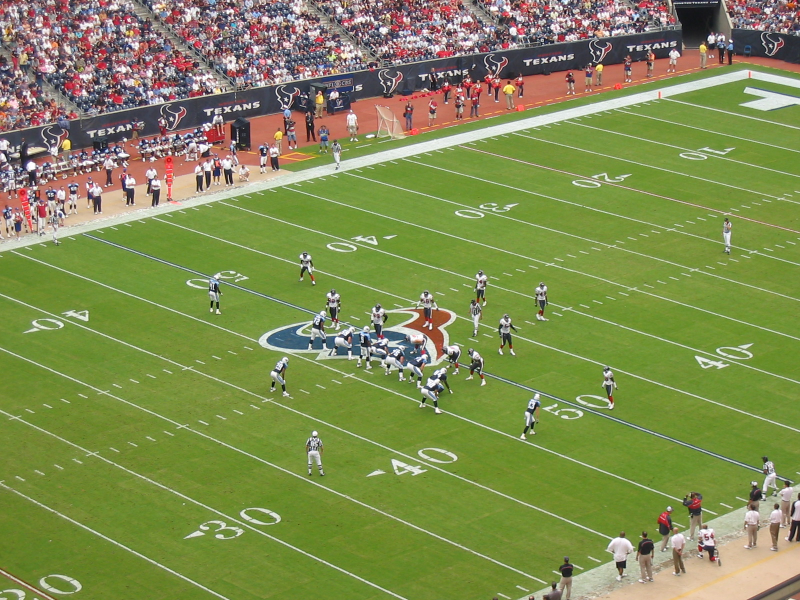
#> input picture Lab05/images/football.jpg, 1600 x 1200 px (shown at 1/2 size)
$ jupyter execute --allow-errors Lab05.ipynb   (shell and % lines are left out)
#> lines starting #> are read from the running program, lines starting #| are printed output that depends on the picture; after the words box and inside, x2 and y2 are one past the last pixel; in counts of white or black regions, pixels touching at a corner belong together
[cell 1]
from google.colab import drive
drive.mount('/content/drive')

import os


os.chdir('/content/drive/MyDrive/PR_202210835/Lab05')

[cell 2]
import cv2
from google.colab.patches import cv2_imshow

import numpy as np
import matplotlib.pyplot as plt
import math

## 05. HoughLine 활용하기

[cell 3]
# 1. img GRAYSCALE로 변환
img = cv2.imread('images/football.jpg')
#> img is the input picture: shape (1200, 1600, 3); mean B, G, R 81.6, 139.8, 128.4
img = cv2.resize(img, (0,0), fx=0.3, fy=0.3)
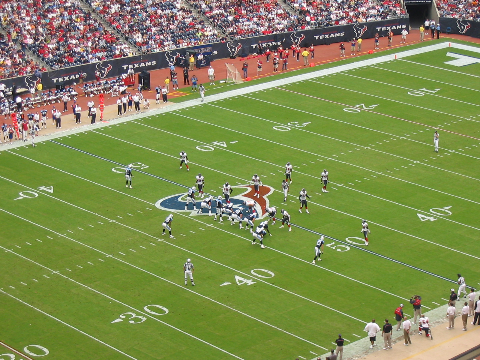
#> img: shape (360, 480, 3); mean B, G, R 81.6, 139.7, 128.3
gray_img = cv2.cvtColor(img, cv2.COLOR_BGR2GRAY)
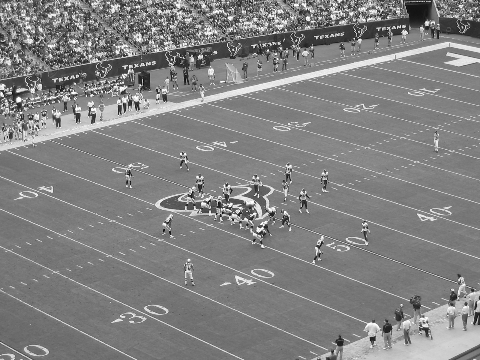
#> gray_img: shape (360, 480); min 8, max 255, mean 129.7

cv2_imshow(gray_img)

[cell 4]
# 2. 캐니 엣지 검출을 사용하여 엣지 영상 검출
canny = cv2.Canny(gray_img, 100, 300)
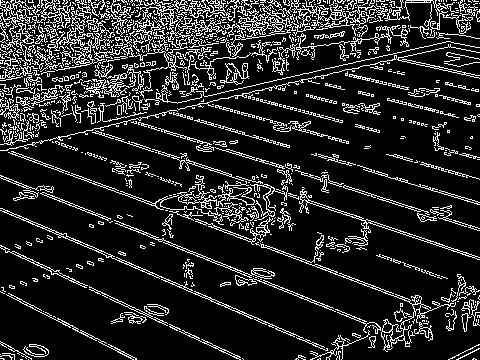
#> canny: shape (360, 480); 15.3% white in thin lines or dots

cv2_imshow(canny)

[cell 5]
def ROI_selection(img, corners):
  mask = np.zeros_like(img)
  cv2.fillPoly(mask, corners, (255))
  return cv2.bitwise_and(img, mask)

[cell 6]
# 3. 관심 영역(ROI; Region Of Interest)을 설정하여 배경 영역 제외
height, width = gray_img.shape[:2]
#> height = 360; width = 480
corners = np.array([[(0, height//2),
                      (0, height),
                      (width , height),
                      (width , height//5)]])


maskimg = ROI_selection(canny, corners)
#> in ROI_selection, `cv2.fillPoly(mask, corners, (255))`:
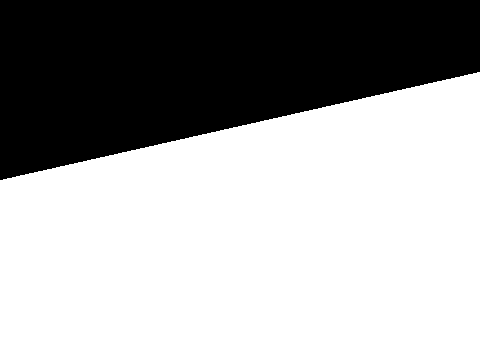
#> mask: shape (360, 480); 65% white; 1 black region, box (x1, y1, x2, y2) and area: (0, 0, 480, 180) 60480
#> in ROI_selection, `return cv2.bitwise_and(img, mask)`:
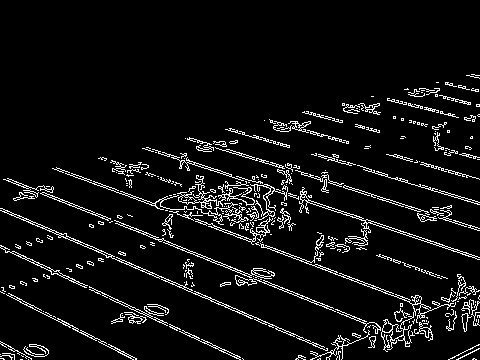
#> returned value: shape (360, 480); 6.7% white in thin lines or dots, all inside (x1, y1, x2, y2) = (0, 74, 480, 360)

cv2_imshow(maskimg)

[cell 7]
# 4. 허프 변환을 사용하여 조건을 만족하는 직선 검출

# rho: hough space 에서 로 값을 한번에 얼마나 증가 시킬지
# theta: (단위는 라디안) 마찬가지로 hough space에서 theta 값을 얼마나 증가 시킬지
# threshold: 교차점 몇개가 있을 때 직선으로 판별할지
lines = cv2.HoughLines(maskimg, rho = 1, theta = np.pi/180, threshold = 100,)
#> lines = 52 rows, first 8: [163, 1.95], [161, 1.95], [222, 2.01], [135, 1.94], [224, 2.01], [140, 1.92], [193, 1.97], [90, 1.9]
print(lines)
#> (printed output is left out)

result = np.copy(img)
# Draw the lines
for line in lines:
  rho, theta = line[0]
  a = np.cos(theta)
  b = np.sin(theta)
  x0 = a * rho
  y0 = b * rho
  pt1 = (int(x0 + 10000 * (-b)), int(y0 + 10000 * (a)))
  pt2 = (int(x0 - 10000 * (-b)), int(y0 - 10000 * (a)))
  cv2.line(result, pt1, pt2, (0, 0, 255), 3)
#> this loop made 52 passes
#> (rho, theta, a, b, x0, y0, pt1, pt2) on passes 1 to 9: (163, 1.95, -0.375, 0.927, -61.06, 151.1, (-9332, -3594), (9210, 3897)), (161, 1.95, -0.375, 0.927, -60.31, 149.3, (-9332, -3596), (9211, 3895)), (222, 2.01, -0.423, 0.906, -93.82, 201.2, (-9156, -4024), (8969, 4427)), (135, 1.94, -0.358, 0.934, -48.38, 126, (-9384, -3457), (9287, 3709)), (224, 2.01, -0.423, 0.906, -94.67, 203, (-9157, -4023), (8968, 4429)), (140, 1.92, -0.342, 0.94, -47.88, 131.6, (-9444, -3288), (9349, 3551)), (193, 1.97, -0.391, 0.921, -75.41, 177.7, (-9280, -3729), (9129, 4084)), (90, 1.9, -0.326, 0.946, -29.3, 85.1, (-9484, -3170), (9425, 3340)), (96, 1.88, -0.309, 0.951, -29.67, 91.3, (-9540, -2998), (9480, 3181))
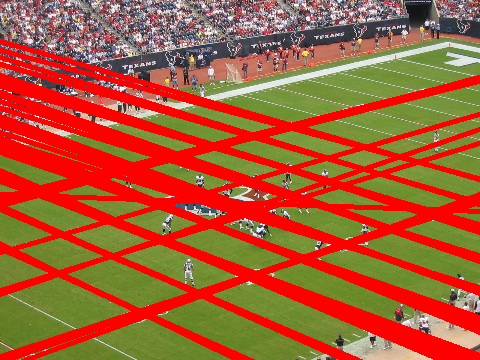
#> result: shape (360, 480, 3); mean B, G, R 52.6, 90.5, 169.3

cv2_imshow(result)

[cell 8]
# minLineLength: 최소 선 길이, 너무 짧은 선을 검출하지 않을 경우
# maxLineGap: 선 위의 점들 사이 최대 거리, 해당 값 보다 클 경우 다른 선으로 간주함
linesp = cv2.HoughLinesP(maskimg, rho = 1, theta = np.pi/180, threshold = 30, minLineLength = 100, maxLineGap = 10)
#> linesp = 37 rows, first 6: [59, 200, 411, 342], [0, 245, 242, 358], [34, 188, 410, 340], [167, 210, 372, 288], [242, 312, 342, 355], [365, 220, 479, 257]
print(linesp)
#> (printed output is left out)

result = np.copy(img)
# Draw lines on the image
for line in linesp:
  x1, y1, x2, y2 = line[0]
  cv2.line(result, (x1, y1), (x2, y2), (0, 0, 255), 3)
#> this loop made 37 passes
#> (x1, y1, x2, y2) on passes 1 to 12: (59, 200, 411, 342), (0, 245, 242, 358), (34, 188, 410, 340), (167, 210, 372, 288), (242, 312, 342, 355), (365, 220, 479, 257), (195, 293, 342, 358), (155, 202, 433, 309), (0, 247, 240, 359), (227, 149, 364, 191), (0, 208, 242, 311), (257, 184, 468, 256)
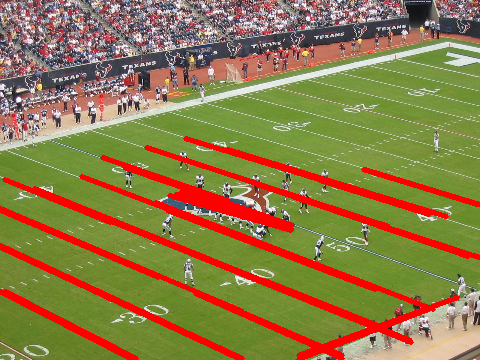
#> result: shape (360, 480, 3); 11.27% of pixels changed, all inside (x1, y1, x2, y2) = (0, 136, 480, 360)


cv2_imshow(result)

$ run again, with Lab05/images/lane01.jpg copied over Lab05/images/football.jpg
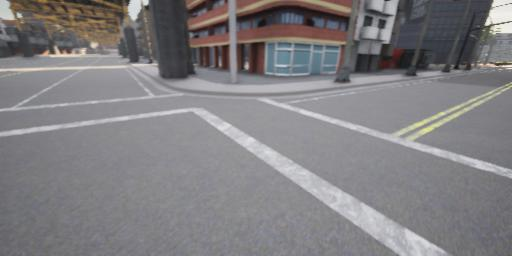
#> input picture Lab05/images/lane01.jpg, 512 x 256 px
#> img is the input picture: shape (256, 512, 3); mean B, G, R 129.5, 126.8, 128.9
#> img: shape (77, 154, 3)
#> `canny = cv2.Canny(gray_img, 100, 300)`:
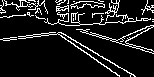
#> canny: shape (77, 154); 11.5% white in thin lines or dots
#> mask: shape (77, 154); 65.6% white; 1 black region, box (x1, y1, x2, y2) and area: (0, 0, 154, 38) 4081
#> in ROI_selection, `return cv2.bitwise_and(img, mask)`:
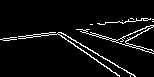
#> returned value: shape (77, 154); 5.5% white in thin lines or dots, all inside (x1, y1, x2, y2) = (0, 18, 154, 77)
#> lines = None
#| None
#| None
